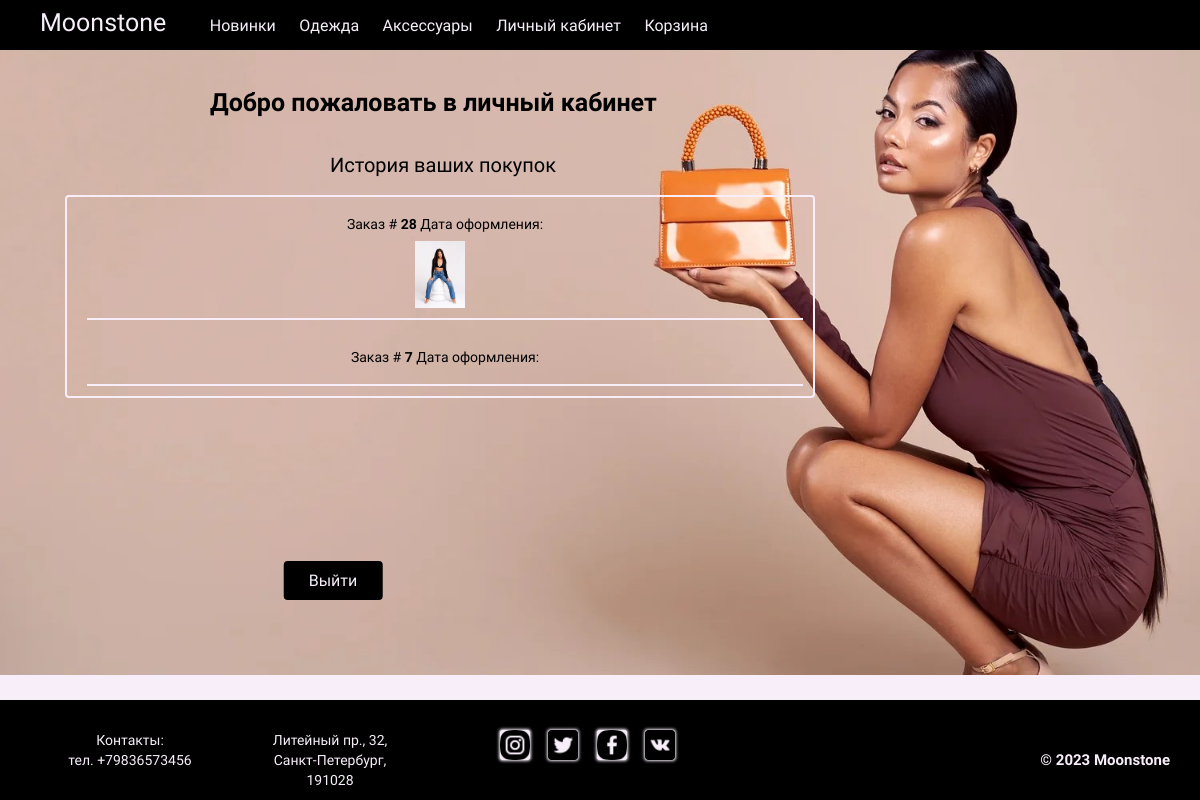
The app's page /account/ (signed in), older data.
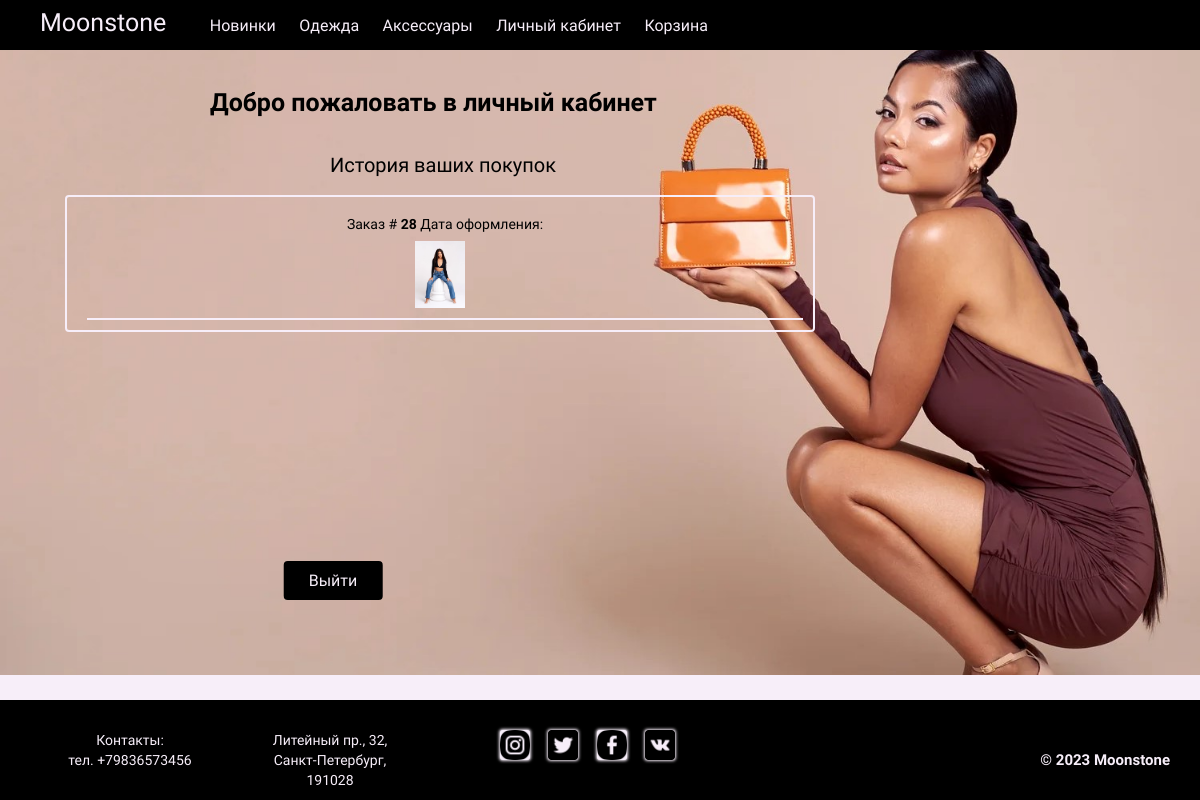
The same page, newer data.
### shop/models.py (models this page shows, shortened)
class Order(models.Model):
    user = models.ForeignKey(User, on_delete=models.CASCADE)
    first_name = models.CharField(max_length=255)
    last_name = models.CharField(max_length=255)
    email = models.EmailField()
    address = models.CharField(max_length=255)
    postal_code = models.CharField(max_length=20)
    city = models.CharField(max_length=255)
    created = models.DateTimeField(default=timezone.now)
    updated = models.DateTimeField(auto_now=True)
    paid = models.BooleanField(default=False)
    class Meta:
        ordering = ('-created',)

class OrderItem(models.Model):
    order = models.ForeignKey(Order, on_delete=models.CASCADE, related_name='items')
    product = models.ForeignKey(Product, on_delete=models.CASCADE)
    price = models.DecimalField(max_digits=10, decimal_places=2)
    quantity = models.PositiveIntegerField(default=1)

class Product(models.Model):
    name = models.CharField(max_length=255)
    description = models.TextField()
    price = models.DecimalField(max_digits=10, decimal_places=2)
    image = models.ImageField(upload_to='product_images', storage=fs)

### shop/views.py (the view)
# urls.py: path('account/', views.account_detail, name='account_detail'),
@login_required
def account_detail(request):
    orders = Order.objects.filter(user=request.user).order_by('-created')
    return render(request, 'shop/account_detail.html', {'orders': orders})

### templates/shop/account_detail.html (shortened to what this page needs)
{% extends 'shop/base.html' %}
{% load static %}
{% block content %}
    {% if user.is_authenticated %}
        <div class="account__body">
            <div class="account__hello">
                <h1>Добро пожаловать в личный кабинет </h1>
            </div>
            <div class="account__top">
                <p>История ваших покупок</p>
            </div>
            <div class="account__orders">
                {% for order in orders.all %}
                    <div class="account__order">
                        <div class="account__order__header">
                            <p>Заказ #
                                <a href="{% url 'shop:order_history' order.id %}">
                                    <b>{{ order.id }}</b>
                                </a>
                            Дата оформления: {{ order.created_at }}
                        </div>
                        <div class="account__order__body">
                            {% for item in order.items.all %}
                                <div class="account__order__item">
                                    <a href="{% url 'shop:order_history' order.id %}"> <img src="{{ item.product.image.url }}" alt="{{ item.product.name }}" width="50px"></a>
                                </div>
                            {% endfor %}
                        </div>
                    </div>
                {% endfor %}
            </div>
            <div class="account__out">
                <form method="post" action="{% url 'shop:logout' %}">
                    <button class="account__button" type="submit">Выйти</button>
                </form>
            </div>
        </div>
    {% else %}
        <p>Вы не авторизованы! <a href="{% url 'shop:login' %}">Войдите</a>, чтобы продолжить.</p>
    {% endif %}
{% endblock %}

Row changes from the older to the newer data that the page shows:
removed Order: id "7"
